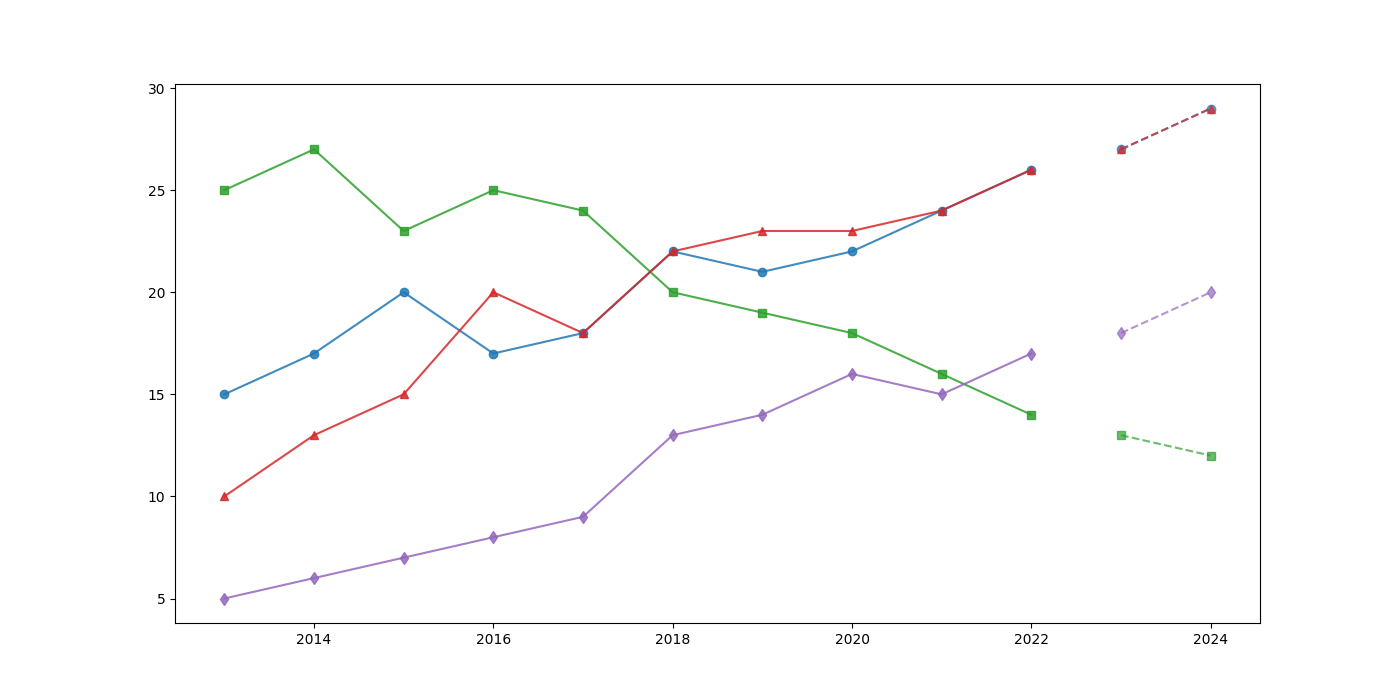

Python code for this plot:
import matplotlib.pyplot as plt
import numpy as np

years = np.arange(2013, 2023)

market_share_innovators = np.array([15, 17, 20, 17, 18, 22, 21, 22, 24, 26])
market_share_visionary = np.array([25, 27, 23, 25, 24, 20, 19, 18, 16, 14])
market_share_pioneer = np.array([10, 13, 15, 20, 18, 22, 23, 23, 24, 26])
market_share_challengers = np.array([5, 6, 7, 8, 9, 13, 14, 16, 15, 17])

forecast_years = np.array([2023, 2024])
forecast_innovators = np.array([27, 29])
forecast_visionary = np.array([13, 12])
forecast_pioneer = np.array([27, 29])
forecast_challengers = np.array([18, 20])

fig, ax = plt.subplots(figsize=(14, 7))

ax.plot(years, market_share_innovators, marker='o', linestyle='-', color='tab:blue', alpha=0.85)
ax.plot(years, market_share_visionary, marker='s', linestyle='-', color='tab:green', alpha=0.85)
ax.plot(years, market_share_pioneer, marker='^', linestyle='-', color='tab:red', alpha=0.85)
ax.plot(years, market_share_challengers, marker='d', linestyle='-', color='tab:purple', alpha=0.85)

ax.plot(forecast_years, forecast_innovators, marker='o', linestyle='--', color='tab:blue', alpha=0.7)
ax.plot(forecast_years, forecast_visionary, marker='s', linestyle='--', color='tab:green', alpha=0.7)
ax.plot(forecast_years, forecast_pioneer, marker='^', linestyle='--', color='tab:red', alpha=0.7)
ax.plot(forecast_years, forecast_challengers, marker='d', linestyle='--', color='tab:purple', alpha=0.7)

plt.show()
